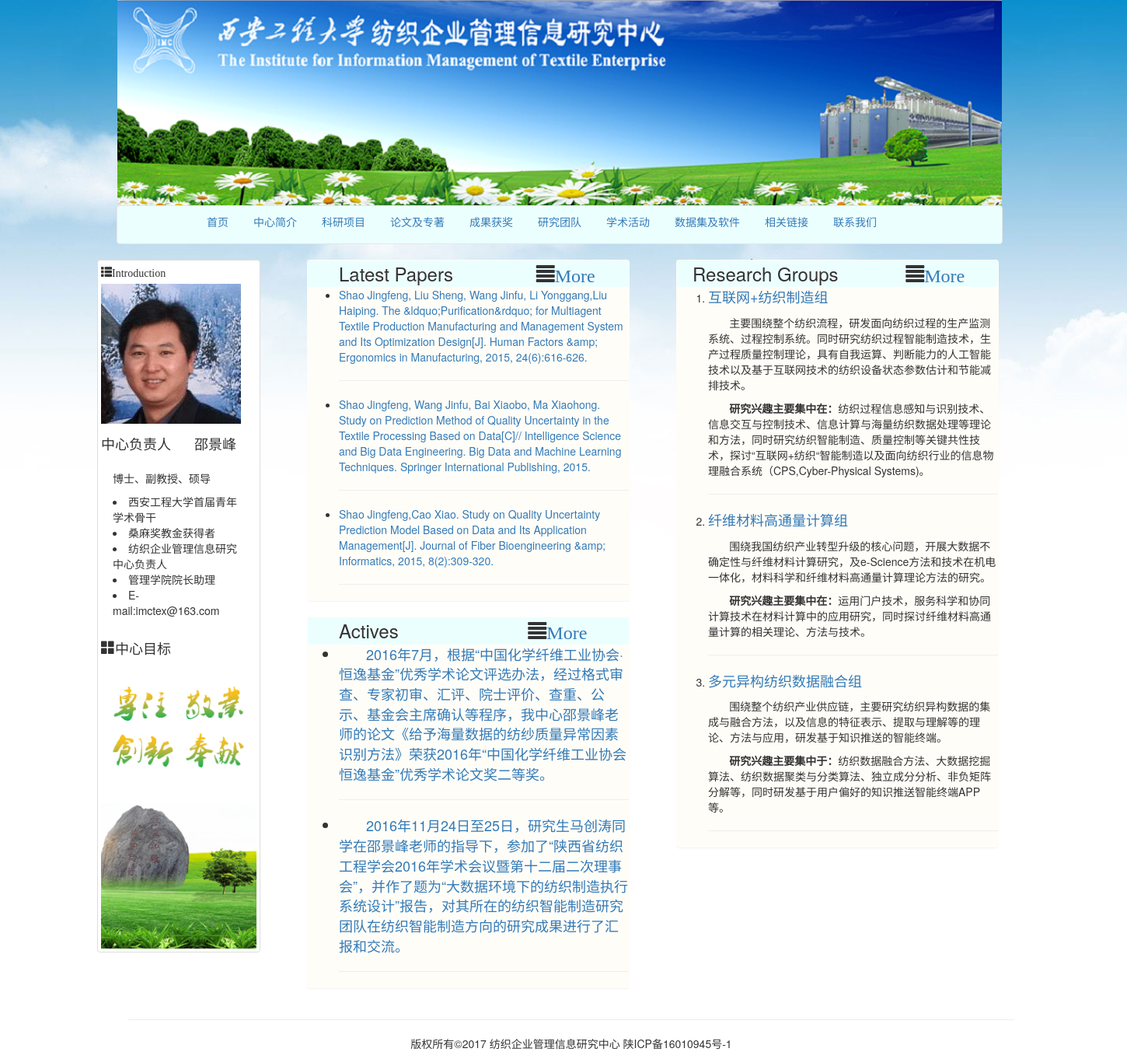
/index/index/, run on the app's committed database.
### index/models.py (models this page shows, shortened)
class Paper(models.Model):
    title = models.CharField('题目',max_length=300)
    body = models.TextField('内容')
    publish = models.DateTimeField('出版时间',default=timezone.now)
    class Meta:
        ordering = ("-publish",)
        verbose_name = '论文'
        verbose_name_plural = '论文'

class Active(models.Model):
    title = models.CharField('标题',max_length=300)
    body = models.TextField('内容')
    publish = models.DateTimeField('时间',default=timezone.now)
    image = FilerImageField(verbose_name = '图片',related_name='active_image', null=True)
    class Meta:
        ordering = ("-publish",)
        verbose_name = '活动'
        verbose_name_plural = '活动'

class Rsdirection(models.Model):
    title = models.CharField('名字',max_length=300)
    body = models.TextField('描述')
    image = FilerImageField(verbose_name = '图片',related_name='rsdirection_image', null=True)
    class Meta:
        verbose_name = '研究方向'
        verbose_name_plural = '研究方向'

### index/views.py (the view)
# urls.py: url(r'^index/', include("index.urls")),
def index(request):
    papers = Paper.objects.all()[:3]
    rsdirections = Rsdirection.objects.all()[:3]
    actives = Active.objects.all()[:2]
    return render(request,"index/index.html",{"papers":papers,"rsdirections":rsdirections,"actives":actives})

### templates/index/index.html (shortened to what this page needs)
{% extends "base.html" %}
{% load staticfiles %}
{% block content %}
<div class="container">
    <div class="col-md-5">
        <div>
            <div class="panel"  style="margin-left: 30px;background: #fffdf8">
                <div style="font-size: x-large ;background: #ecffff " >
                    <span style="margin-left: 40px">Latest Papers</span>
                    <span class="glyphicon glyphicon-align-justify"  style="margin-left: 100px"><a href="{% url 'index:paper_list' %}" >More</a></span>
                </div>
                <ul>
                    {% for paper in papers %}
                    <li><a href=" {% url 'index:paper_detail' paper.id %}"> {{ paper.body }}</a></li>
                        <hr>
                    {% endfor %}
                </ul>
            </div>
            <div class="panel"  style="margin-left: 30px;background: #fffdf8">
                <div style="font-size: x-large ;background: #ecffff " >
                    <span style="margin-left: 40px">Actives</span>
                    <span class="glyphicon glyphicon-align-justify"  style="margin-left: 160px"><a href="{% url 'index:actives_list' %}" >More</a></span>
                </div>
                <div style="font-size: large">
                <ul>
                {% for active in actives %}
                <li>
                    <a href="{% url 'index:actives_detail' active.id %}"> &nbsp;&nbsp;&nbsp;&nbsp;&nbsp;&nbsp;&nbsp;{{ active.body }}</a>
                </li>
                <hr>
                {% endfor %}
                </ul>
                </div>
            </div>
        </div>
    </div>
    <div class="col-md-5">
        <div class="panel"  style="margin-left: 30px;background: #fffdf8">
            <div style="font-size: x-large ;background: #ecffff " >
                <span style="margin-left: 20px">Research Groups</span>
                <span class="glyphicon glyphicon-align-justify" style="margin-left: 80px"><a href="{% url 'index:rsdirection_list' %}" >More</a></span>
            </div>
        <div>
            <ol>
                {% for rsdirection in rsdirections %}
                    <li>
                    <a href="{% url 'index:rsdirection_detail' rsdirection.id %}"> <p style="font-size: large">{{ rsdirection.title }}</p></a>
                    <p>{{ rsdirection.body |safe }}</p>
                    <hr>
                    </li>
                {% endfor %}
            </ol>
        </div>
    </div>
</div>
{% endblock %}

### data on the page
Paper: body "Shao Jingfeng, Liu Sheng, Wang Jinfu, Li Yonggang,Liu Haiping. The &ldquo;Purification&rdquo; for Multiagent Textile Production Manufacturing and Management System and Its Optimization Design[J]. Human Factors &amp; Ergonomics in Manufacturing, 2015, 24(6):616-626."
Paper: body "Shao Jingfeng, Wang Jinfu, Bai Xiaobo, Ma Xiaohong. Study on Prediction Method of Quality Uncertainty in the Textile Processing Based on Data[C]// Intelligence Science and Big Data Engineering. Big Data and Machine Learning Techniques. Springer International Publishing, 2015."
Paper: body "Shao Jingfeng,Cao Xiao. Study on Quality Uncertainty Prediction Model Based on Data and Its Application Management[J]. Journal of Fiber Bioengineering &amp; Informatics, 2015, 8(2):309-320."
Active: body "2016年7月，根据“中国化学纤维工业协会·恒逸基金”优秀学术论文评选办法，经过格式审查、专家初审、汇评、院士评价、查重、公示、基金会主席确认等程序，我中心邵景峰老师的论文《给予海量数据的纺纱质量异常因素识别方法》荣获2016年“中国化学纤维工业协会恒逸基金”优秀学术论文奖二等奖。"
Active: body "2016年11月24日至25日，研究生马创涛同学在邵景峰老师的指导下，参加了“陕西省纺织工程学会2016年学术会议暨第十二届二次理事会”，并作了题为“大数据环境下的纺织制造执行系统设计”报告，对其所在的纺织智能制造研究团队在纺织智能制造方向的研究成果进行了汇报和交流。"
Rsdirection: title "互联网+纺织制造组", body "主要围绕整个纺织流程，研发面向纺织过程的生产监测系统、过程控制系统。同时研究纺织过程智能制造技术，生产过程质量控制理论，具有自我运算、判断能力的人工智能技术以及基于互联网技术的纺织设备状态参数估计和节能减排技术。 研究兴趣主要集中在： 纺织过程信息感知与识别技术、信息交互与控制技术、信息计算与海量纺织数据处理等理论和方法，同时研究纺织智能制造、质量控制等关键共性技术，探讨“互联网+纺织“智能制造以及面向纺织行业的信息物理融合系统（CPS,Cyber-Physical Systems)。"
Rsdirection: title "纤维材料高通量计算组", body "围绕我国纺织产业转型升级的核心问题，开展大数据不确定性与纤维材料计算研究，及e-Science方法和技术在机电一体化，材料科学和纤维材料高通量计算理论方法的研究。 研究兴趣主要集中在： 运用门户技术，服务科学和协同计算技术在材料计算中的应用研究，同时探讨纤维材料高通量计算的相关理论、方法与技术。"
Rsdirection: title "多元异构纺织数据融合组", body "围绕整个纺织产业供应链，主要研究纺织异构数据的集成与融合方法，以及信息的特征表示、提取与理解等的理论、方法与应用，研发基于知识推送的智能终端。 研究兴趣主要集中于： 纺织数据融合方法、大数据挖掘算法、纺织数据聚类与分类算法、独立成分分析、非负矩阵分解等，同时研发基于用户偏好的知识推送智能终端APP等。"
